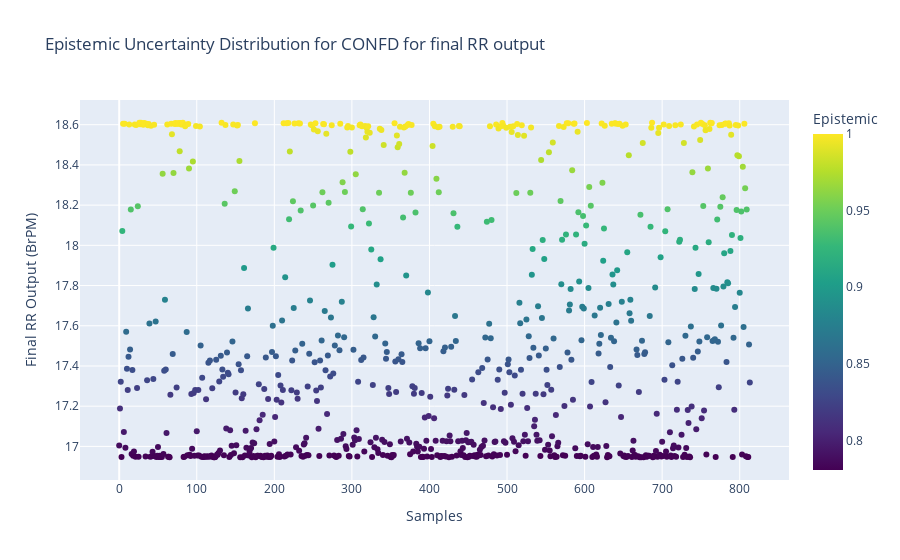
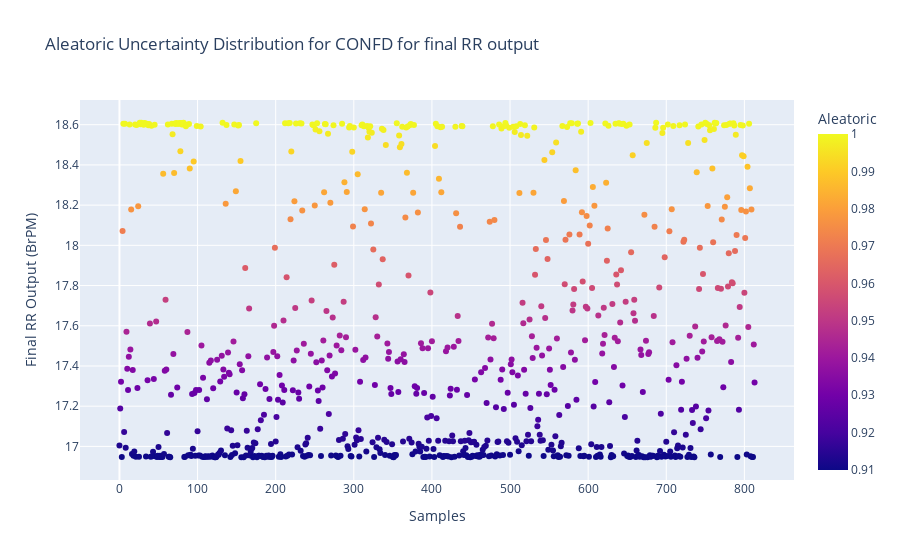
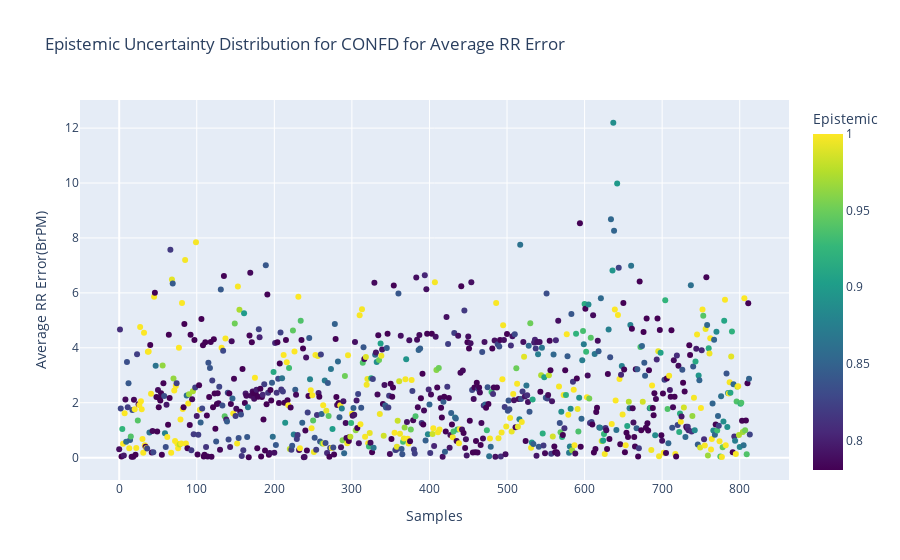
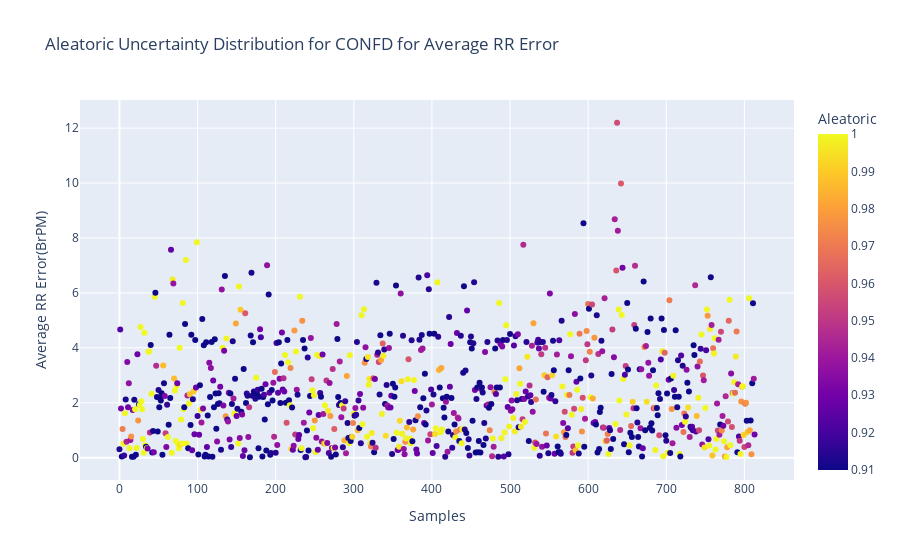

Notebook code for these charts, in order:
### Code cell
if input_conf == 'confb':
    fig1 = px.scatter(data_confb,x = 'Samples', y="Final RR Output (BrPM)",title="Epistemic Uncertainty Distribution for "+input_conf.upper(),
                     color="Epistemic", color_continuous_scale=px.colors.sequential.Viridis)

    fig2 = px.scatter(data_confb,x = 'Samples', y="Final RR Output (BrPM)",title="Aleatoric Uncertainty Distribution for "+input_conf.upper(),
                     color="Aleatoric", color_continuous_scale=px.colors.sequential.Plasma)
    
    fig3 = px.scatter(data_confb,x = 'Samples', y="Absolute Error",title="Epistemic Uncertainty Distribution for "+input_conf.upper(),
                     color="Epistemic", color_continuous_scale=px.colors.sequential.Viridis)
    
    fig4 = px.scatter(data_confb,x = 'Samples', y="Absolute Error",title="Aleatoric Uncertainty Distribution for "+input_conf.upper(),
                     color="Aleatoric", color_continuous_scale=px.colors.sequential.Plasma)
    
    fig5 = px.scatter(data_confb,x = 'Samples', y='Reference RR (BrPM)',title="Aleatoric Uncertainty Distribution for "+input_conf.upper(),
                     color="Aleatoric", color_continuous_scale=px.colors.sequential.Plasma)

    fig1.show()
    fig2.show()
    fig3.show()
    fig4.show()
    fig5.show()

if input_conf == 'confa':
    fig1 = px.scatter(data_confa,x = 'Samples', y="Final RR Output (BrPM)",title="Epistemic Uncertainty Distribution for "+input_conf.upper(),
                     color="Epistemic", color_continuous_scale=px.colors.sequential.Viridis)

    fig2 = px.scatter(data_confa, x = 'Samples',y="Final RR Output (BrPM)",title="Aleatoric Uncertainty Distribution for "+input_conf.upper(),
                     color="Aleatoric", color_continuous_scale=px.colors.sequential.Plasma)
    
    fig3 = px.scatter(data_confa,x = 'Samples', y="Absolute Error",title="Epistemic Uncertainty Distribution for "+input_conf.upper(),
                     color="Epistemic", color_continuous_scale=px.colors.sequential.Viridis)
    
    fig4 = px.scatter(data_confa, x = 'Samples',y="Absolute Error",title="Aleatoric Uncertainty Distribution for "+input_conf.upper(),
                     color="Aleatoric", color_continuous_scale=px.colors.sequential.Plasma)
    
    fig5 = px.scatter(data_confa, x = 'Samples',y='Reference RR (BrPM)',title="Aleatoric Uncertainty Distribution for "+input_conf.upper(),
                     color="Aleatoric", color_continuous_scale=px.colors.sequential.Plasma)

    fig1.show()
    fig2.show()
    fig3.show()
    fig4.show()
    fig5.show()

if input_conf == 'confd':
    fig1 = px.scatter(data_confd,x = 'Samples', y="Final RR Output (BrPM)",title="Epistemic Uncertainty Distribution for "+input_conf.upper()+" for final RR output",
                     color="Epistemic", color_continuous_scale=px.colors.sequential.Viridis)

    fig2 = px.scatter(data_confd, x = 'Samples',y="Final RR Output (BrPM)",title="Aleatoric Uncertainty Distribution for "+input_conf.upper()+" for final RR output",
                     color="Aleatoric", color_continuous_scale=px.colors.sequential.Plasma)
    
    fig3 = px.scatter(data_confd,x = 'Samples', y="Average RR Error(BrPM)",title="Epistemic Uncertainty Distribution for "+input_conf.upper()+" for Average RR Error",
                     color="Epistemic", color_continuous_scale=px.colors.sequential.Viridis)
    
    fig4 = px.scatter(data_confd, x = 'Samples',y="Average RR Error(BrPM)",title="Aleatoric Uncertainty Distribution for "+input_conf.upper()+" for Average RR Error",
                     color="Aleatoric", color_continuous_scale=px.colors.sequential.Plasma)
    
    fig5 = px.scatter(data_confd, x = 'Samples',y='Reference RR (BrPM)',title="Aleatoric Uncertainty Distribution for "+input_conf.upper()+" for Reference signal",
                     color="Aleatoric", color_continuous_scale=px.colors.sequential.Plasma)
    fig6 = px.scatter(data_confd,x = 'Samples', y="Instaneous RR Error(BrPM)",title="Epistemic Uncertainty Distribution for "+input_conf.upper()+" for Instantaneous RR Error",
                     color="Epistemic", color_continuous_scale=px.colors.sequential.Viridis)


    fig1.show()
    fig2.show()
    fig3.show()
    fig4.show()
    fig5.show()
    fig6.show()

if input_conf == 'conff':
    fig1 = px.scatter(data_conff,x = 'Samples', y="Final RR Output (BrPM)",title="Epistemic Uncertainty Distribution for "+input_conf.upper()+" for final RR output",
                     color="Epistemic", color_continuous_scale=px.colors.sequential.Viridis)

    fig2 = px.scatter(data_conff, x = 'Samples',y="Final RR Output (BrPM)",title="Aleatoric Uncertainty Distribution for "+input_conf.upper()+" for final RR output",
                     color="Aleatoric", color_continuous_scale=px.colors.sequential.Plasma)
    
    fig3 = px.scatter(data_conff,x = 'Samples', y="Average RR Error(BrPM)",title="Epistemic Uncertainty Distribution for "+input_conf.upper()+" for Average RR Error",
                     color="Epistemic", color_continuous_scale=px.colors.sequential.Viridis)
    
    fig4 = px.scatter(data_conff, x = 'Samples',y="Average RR Error(BrPM)",title="Aleatoric Uncertainty Distribution for "+input_conf.upper()+" for Average RR Error",
                     color="Aleatoric", color_continuous_scale=px.colors.sequential.Plasma)
    
    fig5 = px.scatter(data_conff, x = 'Samples',y='Reference RR (BrPM)',title="Aleatoric Uncertainty Distribution for "+input_conf.upper()+" for Reference signal",
                     color="Aleatoric", color_continuous_scale=px.colors.sequential.Plasma)
    fig6 = px.scatter(data_conff,x = 'Samples', y="Instaneous RR Error(BrPM)",title="Epistemic Uncertainty Distribution for "+input_conf.upper()+" for Instantaneous RR Error",
                     color="Epistemic", color_continuous_scale=px.colors.sequential.Viridis)


    fig1.show()
    fig2.show()
    fig3.show()
    fig4.show()
    fig5.show()
    fig6.show()

### Figure 1 — Plotly figure (JSON) as saved in the notebook; plotly's stock layout.template omitted (floating-point values rounded to 4 significant figures; data arrays with more than 128 entries replaced by an {"elided": "..."} marker saying what was removed)
{"data": [{"hovertemplate": "Samples=%{x}<br>Final RR Output (BrPM)=%{y}<br>Epistemic=%{marker.color}<extra></extra>", "legendgroup": "", "marker": {"color": {"elided": "814 float values"}, "coloraxis": "coloraxis", "symbol": "circle"}, "mode": "markers", "name": "", "orientation": "v", "showlegend": false, "type": "scatter", "x": {"elided": "814 int values"}, "xaxis": "x", "y": {"elided": "814 float values"}, "yaxis": "y"}], "layout": {"coloraxis": {"colorbar": {"title": {"text": "Epistemic"}}, "colorscale": [[0, "#440154"], [0.1111, "#482878"], [0.2222, "#3e4989"], [0.3333, "#31688e"], [0.4444, "#26828e"], [0.5556, "#1f9e89"], [0.6667, "#35b779"], [0.7778, "#6ece58"], [0.8889, "#b5de2b"], [1, "#fde725"]]}, "legend": {"tracegroupgap": 0}, "title": {"text": "Epistemic Uncertainty Distribution for CONFD for final RR output"}, "xaxis": {"anchor": "y", "domain": [0, 1], "title": {"text": "Samples"}}, "yaxis": {"anchor": "x", "domain": [0, 1], "title": {"text": "Final RR Output (BrPM)"}}}}

### Figure 2 — Plotly figure (JSON) as saved in the notebook; plotly's stock layout.template omitted (floating-point values rounded to 4 significant figures; data arrays with more than 128 entries replaced by an {"elided": "..."} marker saying what was removed)
{"data": [{"hovertemplate": "Samples=%{x}<br>Final RR Output (BrPM)=%{y}<br>Aleatoric=%{marker.color}<extra></extra>", "legendgroup": "", "marker": {"color": {"elided": "814 float values"}, "coloraxis": "coloraxis", "symbol": "circle"}, "mode": "markers", "name": "", "orientation": "v", "showlegend": false, "type": "scatter", "x": {"elided": "814 int values"}, "xaxis": "x", "y": {"elided": "814 float values"}, "yaxis": "y"}], "layout": {"coloraxis": {"colorbar": {"title": {"text": "Aleatoric"}}, "colorscale": [[0, "#0d0887"], [0.1111, "#46039f"], [0.2222, "#7201a8"], [0.3333, "#9c179e"], [0.4444, "#bd3786"], [0.5556, "#d8576b"], [0.6667, "#ed7953"], [0.7778, "#fb9f3a"], [0.8889, "#fdca26"], [1, "#f0f921"]]}, "legend": {"tracegroupgap": 0}, "title": {"text": "Aleatoric Uncertainty Distribution for CONFD for final RR output"}, "xaxis": {"anchor": "y", "domain": [0, 1], "title": {"text": "Samples"}}, "yaxis": {"anchor": "x", "domain": [0, 1], "title": {"text": "Final RR Output (BrPM)"}}}}

### Figure 3 — Plotly figure (JSON) as saved in the notebook; plotly's stock layout.template omitted (floating-point values rounded to 4 significant figures; data arrays with more than 128 entries replaced by an {"elided": "..."} marker saying what was removed)
{"data": [{"hovertemplate": "Samples=%{x}<br>Average RR Error(BrPM)=%{y}<br>Epistemic=%{marker.color}<extra></extra>", "legendgroup": "", "marker": {"color": {"elided": "814 float values"}, "coloraxis": "coloraxis", "symbol": "circle"}, "mode": "markers", "name": "", "orientation": "v", "showlegend": false, "type": "scatter", "x": {"elided": "814 int values"}, "xaxis": "x", "y": {"elided": "814 float values"}, "yaxis": "y"}], "layout": {"coloraxis": {"colorbar": {"title": {"text": "Epistemic"}}, "colorscale": [[0, "#440154"], [0.1111, "#482878"], [0.2222, "#3e4989"], [0.3333, "#31688e"], [0.4444, "#26828e"], [0.5556, "#1f9e89"], [0.6667, "#35b779"], [0.7778, "#6ece58"], [0.8889, "#b5de2b"], [1, "#fde725"]]}, "legend": {"tracegroupgap": 0}, "title": {"text": "Epistemic Uncertainty Distribution for CONFD for Average RR Error"}, "xaxis": {"anchor": "y", "domain": [0, 1], "title": {"text": "Samples"}}, "yaxis": {"anchor": "x", "domain": [0, 1], "title": {"text": "Average RR Error(BrPM)"}}}}

### Figure 4 — Plotly figure (JSON) as saved in the notebook; plotly's stock layout.template omitted (floating-point values rounded to 4 significant figures; data arrays with more than 128 entries replaced by an {"elided": "..."} marker saying what was removed)
{"data": [{"hovertemplate": "Samples=%{x}<br>Average RR Error(BrPM)=%{y}<br>Aleatoric=%{marker.color}<extra></extra>", "legendgroup": "", "marker": {"color": {"elided": "814 float values"}, "coloraxis": "coloraxis", "symbol": "circle"}, "mode": "markers", "name": "", "orientation": "v", "showlegend": false, "type": "scatter", "x": {"elided": "814 int values"}, "xaxis": "x", "y": {"elided": "814 float values"}, "yaxis": "y"}], "layout": {"coloraxis": {"colorbar": {"title": {"text": "Aleatoric"}}, "colorscale": [[0, "#0d0887"], [0.1111, "#46039f"], [0.2222, "#7201a8"], [0.3333, "#9c179e"], [0.4444, "#bd3786"], [0.5556, "#d8576b"], [0.6667, "#ed7953"], [0.7778, "#fb9f3a"], [0.8889, "#fdca26"], [1, "#f0f921"]]}, "legend": {"tracegroupgap": 0}, "title": {"text": "Aleatoric Uncertainty Distribution for CONFD for Average RR Error"}, "xaxis": {"anchor": "y", "domain": [0, 1], "title": {"text": "Samples"}}, "yaxis": {"anchor": "x", "domain": [0, 1], "title": {"text": "Average RR Error(BrPM)"}}}}
